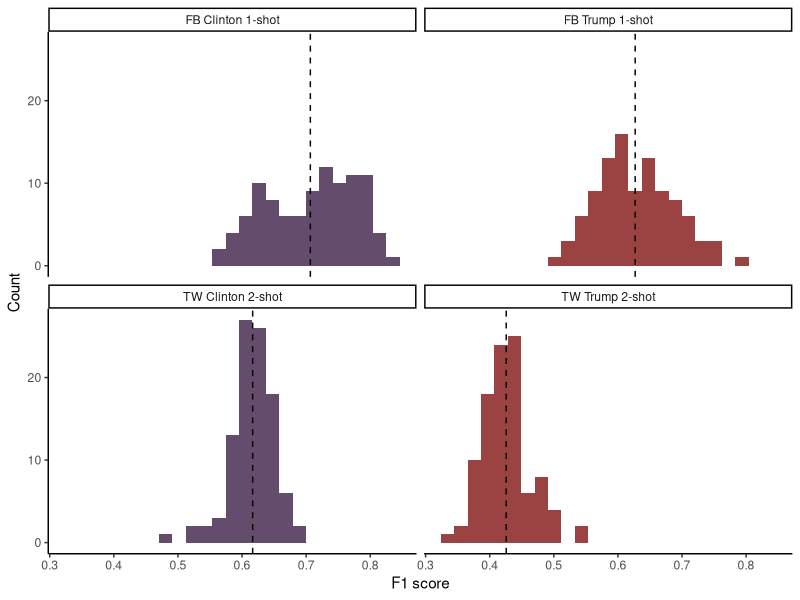
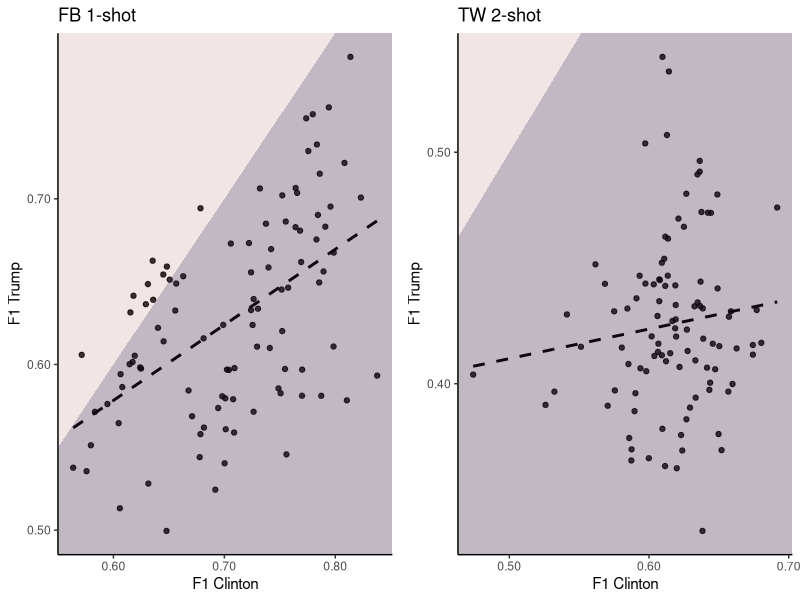
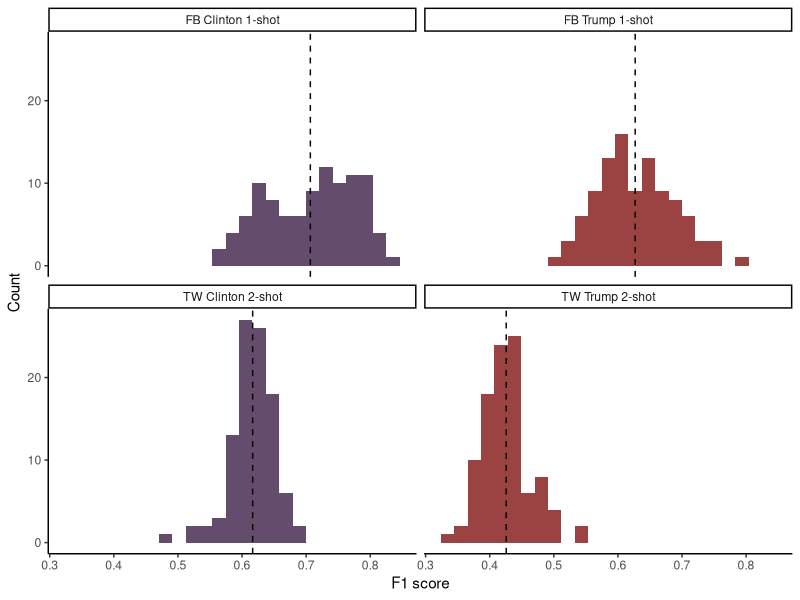

Write the R code that produced these figures, in order.
library(tidyverse)
library(ggplot2)
library(reshape2)
library(ggpubr)
library(scales)

one <- read_csv("raw_scores/fb_one_shot_clinton_trump_distribution.csv")
two <- read_csv("raw_scores/semeval_two_shot_clinton_trump_distribution.csv")

# Defining the line
df_line <- data.frame(
    x = seq(from = 0, to = 1, by = 0.01),
    y = seq(from = 0, to = 1, by = 0.01))

# Defining areas either side of the line
df_poly_under <- df_line %>%
    tibble::add_row(x = c(1, 0),
                    y = c(-Inf, -Inf))

df_poly_above <- df_line %>%
    tibble::add_row(x = c(1, 0),
                    y = c(Inf, Inf))

# Getting shading colors
palette <- scales::viridis_pal(option = "turbo")(2)

S1A <- ggplot(data = one, aes(x=Clinton, y = Trump)) + geom_point(alpha = 0.8) +
    geom_smooth(method = "lm", se = F, linetype = "dashed",
                color = "black") + theme_classic() +
    labs(x = "F1 Clinton",
         y = "F1 Trump",
         title = "FB 1-shot") +
    scale_x_continuous(labels = scales::number_format(accuracy = 0.01),
                       breaks = seq(0,1, 0.1)) +
    scale_y_continuous(labels = scales::number_format(accuracy = 0.01),
                       breaks = seq(0,1, 0.1)) +
    geom_polygon(data = df_poly_under,
                 aes(x = x, y = y),
                 fill = palette[1],
                 alpha = 0.3) +
    geom_polygon(data = df_poly_above,
                 aes(x = x, y = y),
                 fill = palette[2],
                 alpha = 0.1) +
    coord_cartesian(xlim = range(one$Clinton),
                    ylim = range(one$Trump))

S2A <- ggplot(data = two, aes(x=Clinton, y = Trump)) + geom_point(alpha = 0.8) +
    geom_smooth(method = "lm", se = F, linetype = "dashed",
                color = "black") + theme_classic() +
    labs(x = "F1 Clinton",y = "F1 Trump",
         title = "TW 2-shot") +
    scale_x_continuous(labels = scales::number_format(accuracy = 0.01),
                       breaks = seq(0,1, 0.1)) +
    scale_y_continuous(labels = scales::number_format(accuracy = 0.01),
                       breaks = seq(0,1, 0.1)) +
    geom_polygon(data = df_poly_under,
                 aes(x = x, y = y),
                 fill = palette[1],
                 alpha = 0.3) +
    geom_polygon(data = df_poly_above,
                 aes(x = x, y = y),
                 fill = palette[2],
                 alpha = 0.1) +
    coord_cartesian(xlim = range(two$Clinton),
                    ylim = range(two$Trump))

f <- ggarrange(S1A, S2A,ncol = 2)
ggsave("output/1shot_2shot_correlations_shaded.pdf",f, width = 4, height = 4)

# HISTOGRAMS
colnames(one) <- c("FB Clinton 1-shot", "FB Trump 1-shot")
colnames(two) <- c("TW Clinton 2-shot", "TW Trump 2-shot")
data <- bind_cols(one, two) %>% melt()

data <- data %>% mutate(Target = 
                            ifelse(variable == "FB Trump 1-shot" | variable == "TW Trump 2-shot","T","C"))

# Need to calculate means first to use in faceted plot
dataline <- data %>% group_by(variable) %>% summarize(m = mean(value))

ggplot(data=data, aes(x=value, group = variable, fill = Target)) + 
    geom_histogram(alpha = 0.75, bins = 25) + 
    facet_wrap(~variable) +
    theme_classic() + labs(y = "Count", x = "F1 score") +
    scale_fill_viridis_d(option = "turbo") +
    geom_vline(data  = dataline, aes(xintercept = m), linetype = "dashed") +
    theme(legend.position = "none")
ggsave("output/1shot2shot_histograms.pdf", width = 4, height = 4)